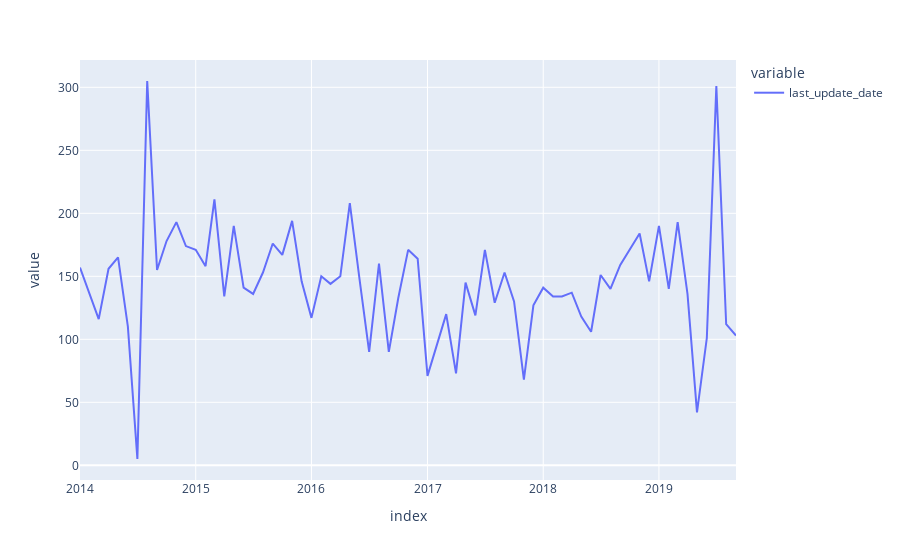

The notebook cell this image was saved under:
### Code cell
lu_df = df['last_update_date'].to_frame()
lu_df = lu_df['last_update_date'].dt.to_period('M')
lu_str = lu_df.astype(str)
last_update_date_dist = lu_str.value_counts()
last_update_date_dist = last_update_date_dist.sort_index()
fig = px.line(data_frame=last_update_date_dist)
fig.show()

### Figure 1 — Plotly figure (JSON) as saved in the notebook; plotly's stock layout.template omitted (floating-point values rounded to 4 significant figures)
{"data": [{"hovertemplate": "variable=last_update_date<br>index=%{x}<br>value=%{y}<extra></extra>", "legendgroup": "last_update_date", "line": {"color": "#636efa", "dash": "solid"}, "mode": "lines", "name": "last_update_date", "orientation": "v", "showlegend": true, "type": "scatter", "x": ["2014-01", "2014-02", "2014-03", "2014-04", "2014-05", "2014-06", "2014-07", "2014-08", "2014-09", "2014-10", "2014-11", "2014-12", "2015-01", "2015-02", "2015-03", "2015-04", "2015-05", "2015-06", "2015-07", "2015-08", "2015-09", "2015-10", "2015-11", "2015-12", "2016-01", "2016-02", "2016-03", "2016-04", "2016-05", "2016-06", "2016-07", "2016-08", "2016-09", "2016-10", "2016-11", "2016-12", "2017-01", "2017-03", "2017-04", "2017-05", "2017-06", "2017-07", "2017-08", "2017-09", "2017-10", "2017-11", "2017-12", "2018-01", "2018-02", "2018-03", "2018-04", "2018-05", "2018-06", "2018-07", "2018-08", "2018-09", "2018-10", "2018-11", "2018-12", "2019-01", "2019-02", "2019-03", "2019-04", "2019-05", "2019-06", "2019-07", "2019-08", "2019-09", "NaT"], "xaxis": "x", "y": [157, 136, 116, 156, 165, 110, 5, 305, 155, 178, 193, 174, 171, 158, 211, 134, 190, 141, 136, 153, 176, 167, 194, 146, 117, 150, 144, 150, 208, 147, 90, 160, 90, 133, 171, 164, 71, 120, 73, 145, 119, 171, 129, 153, 130, 68, 127, 141, 134, 134, 137, 118, 106, 151, 140, 159, 171, 184, 146, 190, 140, 193, 136, 42, 101, 301, 112, 103, 104], "yaxis": "y"}], "layout": {"autosize": true, "legend": {"title": {"text": "variable"}, "tracegroupgap": 0}, "margin": {"t": 60}, "xaxis": {"anchor": "y", "autorange": true, "domain": [0, 1], "range": ["2014-01-01", "2019-09-01"], "title": {"text": "index"}, "type": "date"}, "yaxis": {"anchor": "x", "autorange": true, "domain": [0, 1], "range": [-11.67, 321.7], "title": {"text": "value"}, "type": "linear"}}}
